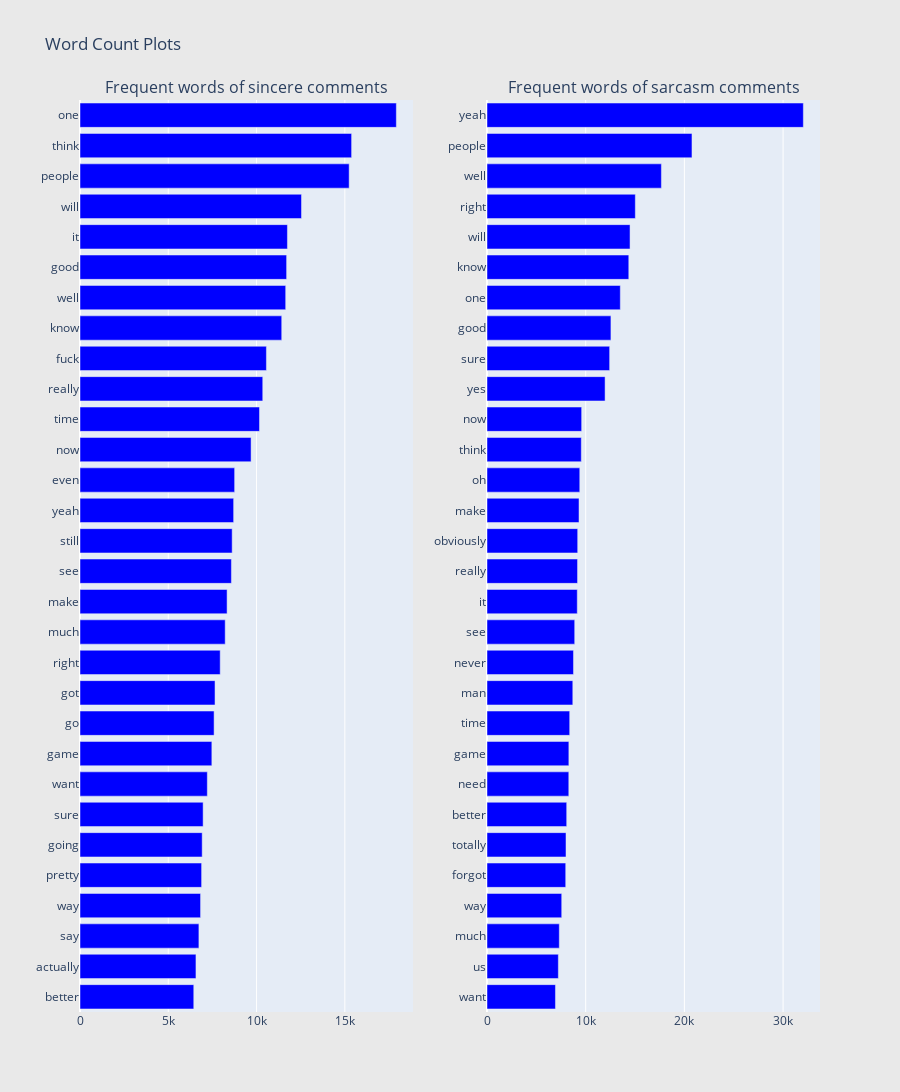

This figure's notebook cell:
### Code cell
# Unigrams
## Get the bar chart from sincere questions ##
freq_dict = defaultdict(int)
for sent in TRAIN_DATA[TRAIN_DATA["label"]==0]["comment"]:
    for word in generate_ngrams(sent):
        freq_dict[word] += 1
fd_sorted = pd.DataFrame(sorted(freq_dict.items(), key=lambda x: x[1])[::-1])
fd_sorted.columns = ["word", "wordcount"]
trace0 = horizontal_bar_chart(fd_sorted.head(30), 'blue')

## Get the bar chart from insincere questions ##
freq_dict = defaultdict(int)
for sent in TRAIN_DATA[TRAIN_DATA["label"]==1]["comment"]:
    for word in generate_ngrams(sent):
        freq_dict[word] += 1
fd_sorted = pd.DataFrame(sorted(freq_dict.items(), key=lambda x: x[1])[::-1])
fd_sorted.columns = ["word", "wordcount"]
trace1 = horizontal_bar_chart(fd_sorted.head(30), 'blue')

# Creating two subplots
fig = tools.make_subplots(rows=1, cols=2, vertical_spacing=0.04,
                          subplot_titles=["Frequent words of sincere comments", 
                                          "Frequent words of sarcasm comments"])
fig.append_trace(trace0, 1, 1)
fig.append_trace(trace1, 1, 2)
fig['layout'].update(height=1200, width=900, paper_bgcolor='rgb(233,233,233)', title="Word Count Plots")
py.iplot(fig, filename='word-plots')

### Figure 1 — Plotly figure (JSON) as saved in the notebook; plotly's stock layout.template omitted (floating-point values rounded to 4 significant figures)
{"data": [{"marker": {"color": "blue"}, "orientation": "h", "showlegend": false, "type": "bar", "x": [6444, 6568, 6735, 6829, 6888, 6921, 6974, 7212, 7468, 7595, 7648, 7941, 8224, 8331, 8575, 8619, 8702, 8759, 9690, 10166, 10351, 10559, 11426, 11650, 11703, 11749, 12546, 15245, 15384, 17918], "xaxis": "x", "y": ["better", "actually", "say", "way", "pretty", "going", "sure", "want", "game", "go", "got", "right", "much", "make", "see", "still", "yeah", "even", "now", "time", "really", "fuck", "know", "well", "good", "it", "will", "people", "think", "one"], "yaxis": "y"}, {"marker": {"color": "blue"}, "orientation": "h", "showlegend": false, "type": "bar", "x": [6937, 7230, 7326, 7571, 7977, 8005, 8076, 8289, 8296, 8380, 8694, 8763, 8887, 9148, 9174, 9189, 9324, 9400, 9555, 9591, 11965, 12427, 12558, 13508, 14367, 14494, 15030, 17672, 20770, 32055], "xaxis": "x2", "y": ["want", "us", "much", "way", "forgot", "totally", "better", "need", "game", "time", "man", "never", "see", "it", "really", "obviously", "make", "oh", "think", "now", "yes", "sure", "good", "one", "know", "will", "right", "well", "people", "yeah"], "yaxis": "y2"}], "layout": {"annotations": [{"font": {"size": 16}, "showarrow": false, "text": "Frequent words of sincere comments", "x": 0.225, "xanchor": "center", "xref": "paper", "y": 1, "yanchor": "bottom", "yref": "paper"}, {"font": {"size": 16}, "showarrow": false, "text": "Frequent words of sarcasm comments", "x": 0.775, "xanchor": "center", "xref": "paper", "y": 1, "yanchor": "bottom", "yref": "paper"}], "height": 1200, "paper_bgcolor": "rgb(233,233,233)", "title": {"text": "Word Count Plots"}, "width": 900, "xaxis": {"anchor": "y", "domain": [0, 0.45]}, "xaxis2": {"anchor": "y2", "domain": [0.55, 1]}, "yaxis": {"anchor": "x", "domain": [0, 1]}, "yaxis2": {"anchor": "x2", "domain": [0, 1]}}}
